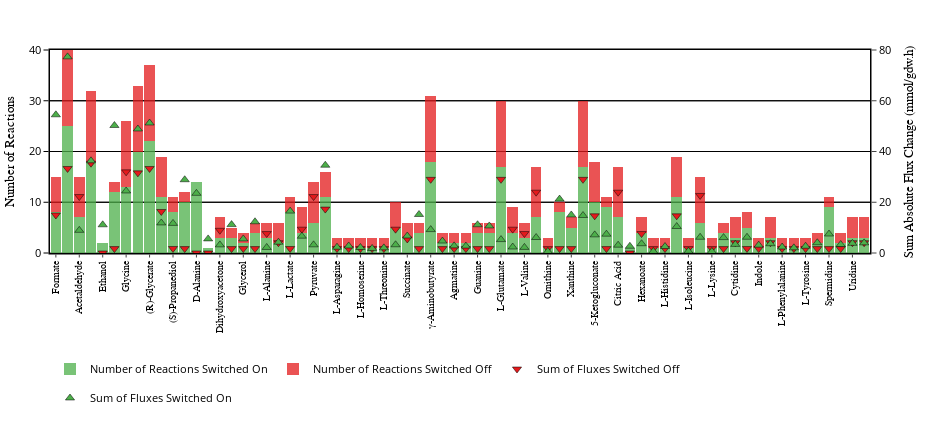
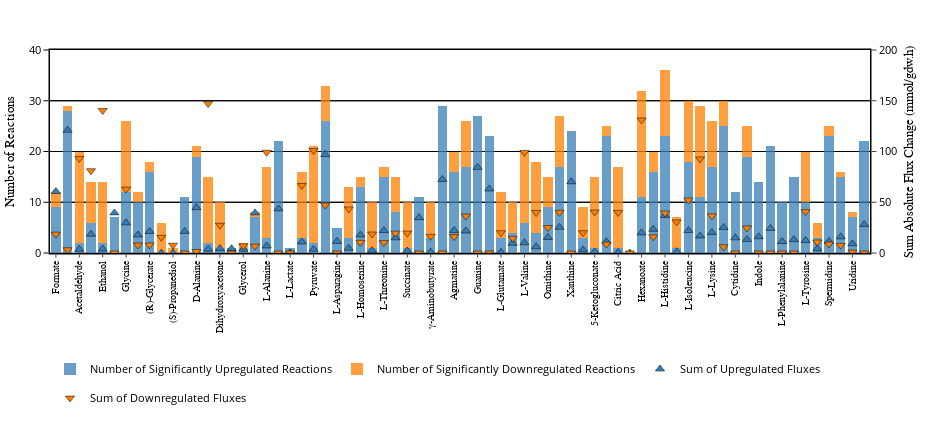

The notebook cell saved with these charts, in order:
### Code cell
on_trace = go.Bar(x=metabolite_order, y=on_df.count().values,
                  name='Number of Reactions Switched On', 
                  marker=dict(color='#4DAF4A', line=dict(width=0, color='black')),
                  legendgroup='Switched On', showlegend=True, orientation='v', width=0.9, opacity=0.75)
off_trace = go.Bar(x=metabolite_order, y=off_df.count().values,
                   name='Number of Reactions Switched Off', marker=dict(color='#E41A1C', line=dict(width=0, color='black')),
                   legendgroup='Switched Off', showlegend=True, orientation='v', width=0.9, opacity=0.75)
on_flux_trace = go.Scatter(x=metabolite_order,y=on_df.sum().values,name='Sum of Fluxes Switched On',yaxis='y2',mode='markers',
                           marker_color=cl.scales['5']['qual']['Set1'][2], marker=dict(size=8, symbol='triangle-up',
                                                                                       line=dict(width=0.5, color='black')))
off_flux_trace = go.Scatter(x=metabolite_order,y=off_df.sum().values,name='Sum of Fluxes Switched Off',yaxis='y2',mode='markers',
                            marker_color=cl.scales['5']['qual']['Set1'][0], marker=dict(size=8, symbol='triangle-down',
                                                                                        line=dict(width=0.5, color='black')))

layout = go.Layout(height=425, width=950, barmode='stack', margin=dict(l=50, t=50), 
                   showlegend=True, legend=dict(orientation='h', x=0, y=-0.5, font=dict(size=11.38, color='black')),
                   xaxis=dict(showline=True, linewidth=1.5, linecolor='black', mirror=True, ticks='outside', ticklen=3, 
                              tickfont=dict(size=9.75, family='Arial', color='black'), tickangle=-90, side='bottom', 
                              range=(-0.5,69.5)),
                   yaxis=dict(title='Number of Reactions', titlefont=dict(family='Arial', size=13, color='black'),
                              showline=True, linewidth=1.5, linecolor='black', ticks='outside', range=(0,40), 
                              tickcolor='black', gridcolor='black', tickfont=dict(size=11.38, color='black'),mirror=False),
                  yaxis2=dict(title='Sum Absolute Flux Change (mmol/gdw.h)', anchor='x', overlaying='y', linewidth=1.5, linecolor='black',
                              titlefont=dict(family='Arial', size=13, color='black'), showline=True, ticks='outside',
                              range=(0,80), tickfont=dict(size=11.38, color='black'), gridcolor='black', mirror=False,
                              side='right'))
fig_on_off = go.Figure(data=[on_trace,off_trace,off_flux_trace, on_flux_trace],layout=layout)


trace_list=[]
upreg_trace = go.Bar(x=metabolite_order, y=significantly_upregulated_df.count().values,
                     name='Number of Significantly Upregulated Reactions', marker_color=cl.scales['5']['qual']['Set1'][1],
                     legendgroup='Number of Significantly Upregulated Reactions', 
                     showlegend=True, orientation='v', width=0.8, opacity=0.75)

downreg_trace = go.Bar(x=metabolite_order, y=significantly_downregulated_df.count().values,
                       name='Number of Significantly Downregulated Reactions', marker_color=cl.scales['5']['qual']['Set1'][4],
                       legendgroup='Number of Significantly Downregulated Reactions', 
                       showlegend=True, orientation='v', width=0.8, opacity=0.75)

upreg_flux_trace = go.Scatter(x=metabolite_order, y=significantly_upregulated_df.sum().values,
                              name='Sum of Upregulated Fluxes',yaxis='y2',mode='markers',
                              marker_color=cl.scales['5']['qual']['Set1'][1], 
                              marker=dict(size=8, symbol='triangle-up', line=dict(width=0.5, color='black')))

downreg_flux_trace = go.Scatter(x=metabolite_order, y=significantly_downregulated_df.sum().values,
                                name='Sum of Downregulated Fluxes',yaxis='y2',mode='markers',
                                marker_color=cl.scales['5']['qual']['Set1'][4], 
                                marker=dict(size=8, symbol='triangle-down', line=dict(width=0.5, color='black')))


layout = go.Layout(height=425, width=950, barmode='stack', margin=dict(l=50, t=50), 
                   showlegend=True, legend=dict(orientation='h', x=0, y=-0.5, font=dict(size=11.38, color='black')),
                   xaxis=dict(showline=True, linewidth=1.5, linecolor='black', mirror=True, ticks='outside', ticklen=3, 
                              tickfont=dict(size=9.75, family='Arial', color='black'), tickangle=-90, side='bottom', 
                              range=(-0.5,69.5)),
                   yaxis=dict(title='Number of Reactions', titlefont=dict(family='Arial', size=13, color='black'),
                              showline=True, linewidth=1.5, linecolor='black', ticks='outside', range=(0,40), 
                              tickcolor='black', gridcolor='black', tickfont=dict(size=11.38, color='black'),mirror=False),
                  yaxis2=dict(title='Sum Absolute Flux Change (mmol/gdw.h)', anchor='x', overlaying='y', linewidth=1.5, linecolor='black',
                              titlefont=dict(family='Arial', size=13, color='black'), showline=True, ticks='outside',
                              range=(0,200), tickfont=dict(size=11.38, color='black'), gridcolor='black', mirror=False,
                              side='right'))

fig_upregulated_downregulated = go.Figure(data=[upreg_trace,downreg_trace,upreg_flux_trace,downreg_flux_trace],layout=layout)






plot(fig_on_off)
plot(fig_upregulated_downregulated)

if not os.path.exists('images'):
    os.mkdir('images')
pio.write_image(fig_on_off, 'images/no_fluxes_productwise_on_off_objB.svg')
pio.write_image(fig_upregulated_downregulated, 'images/no_fluxes_productwise_upreg_downreg_objB.svg')

### Figure 1 — Plotly figure (JSON) as saved in the notebook; plotly's stock layout.template omitted (floating-point values rounded to 4 significant figures)
{"data": [{"legendgroup": "Switched On", "marker": {"color": "#4DAF4A", "line": {"color": "black", "width": 0}}, "name": "Number of Reactions Switched On", "opacity": 0.75, "orientation": "v", "showlegend": true, "type": "bar", "width": 0.9, "x": ["Formate", "Urea", "Acetaldehyde", "Acetate", "Ethanol", "Ethanolamine", "Glycine", "Glycolate", "(R)-Glycerate", "(R)-Propanediol", "(S)-Propanediol", "3-Hydroxypropanoate", "D-Alanine", "D-Lactate", "Dihydroxyacetone", "Glyceraldehyde", "Glycerol", "Glycerol3-phosphate", "L-Alanine", "L-Cysteine", "L-Lactate", "L-Serine", "Pyruvate", "Allantoin", "L-Asparagine", "L-Aspartate", "L-Homoserine", "L-Malate", "L-Threonine", "Putrescine", "Succinate", "Uracil", "γ-Aminobutyrate", "Adenine", "Agmatine", "Cadaverine", "Guanine", "Hypoxanthine", "L-Glutamate", "L-Proline", "L-Valine", "O-Acetyl-L-serine", "Ornithine", "Thymine", "Xanthine", "α-Ketoglutarate", "5-Ketogluconate", "5-Methylthioribose", "Citric Acid", "D-Gluconic Acid", "Hexanoate", "L-Arginine", "L-Histidine", "L-Idonic Acid", "L-Isoleucine", "L-Leucine", "L-Lysine", "Adenosine", "Cytidine", "Glutathione", "Indole", "Inosine", "L-Phenylalanine", "L-Tryptophan", "L-Tyrosine", "Quinate", "Spermidine", "Thymidine", "Uridine", "Xanthosine"], "y": [8, 25, 7, 18, 2, 12, 13, 20, 22, 11, 8, 10, 14, 1, 3, 3, 2, 4, 3, 2, 8, 4, 6, 11, 1, 1, 1, 1, 1, 5, 3, 4, 18, 2, 2, 2, 4, 4, 17, 4, 3, 7, 1, 8, 5, 17, 10, 9, 7, 1, 4, 1, 1, 11, 1, 6, 1, 4, 3, 5, 1, 3, 1, 1, 1, 2, 9, 2, 3, 3]}, {"legendgroup": "Switched Off", "marker": {"color": "#E41A1C", "line": {"color": "black", "width": 0}}, "name": "Number of Reactions Switched Off", "opacity": 0.75, "orientation": "v", "showlegend": true, "type": "bar", "width": 0.9, "x": ["Formate", "Urea", "Acetaldehyde", "Acetate", "Ethanol", "Ethanolamine", "Glycine", "Glycolate", "(R)-Glycerate", "(R)-Propanediol", "(S)-Propanediol", "3-Hydroxypropanoate", "D-Alanine", "D-Lactate", "Dihydroxyacetone", "Glyceraldehyde", "Glycerol", "Glycerol3-phosphate", "L-Alanine", "L-Cysteine", "L-Lactate", "L-Serine", "Pyruvate", "Allantoin", "L-Asparagine", "L-Aspartate", "L-Homoserine", "L-Malate", "L-Threonine", "Putrescine", "Succinate", "Uracil", "γ-Aminobutyrate", "Adenine", "Agmatine", "Cadaverine", "Guanine", "Hypoxanthine", "L-Glutamate", "L-Proline", "L-Valine", "O-Acetyl-L-serine", "Ornithine", "Thymine", "Xanthine", "α-Ketoglutarate", "5-Ketogluconate", "5-Methylthioribose", "Citric Acid", "D-Gluconic Acid", "Hexanoate", "L-Arginine", "L-Histidine", "L-Idonic Acid", "L-Isoleucine", "L-Leucine", "L-Lysine", "Adenosine", "Cytidine", "Glutathione", "Indole", "Inosine", "L-Phenylalanine", "L-Tryptophan", "L-Tyrosine", "Quinate", "Spermidine", "Thymidine", "Uridine", "Xanthosine"], "y": [7, 15, 8, 14, 0, 2, 13, 13, 15, 8, 3, 2, 0, 0, 4, 2, 2, 2, 3, 4, 3, 5, 8, 5, 2, 2, 2, 2, 2, 5, 3, 2, 13, 2, 2, 2, 2, 2, 13, 5, 3, 10, 2, 2, 2, 13, 8, 2, 10, 0, 3, 2, 2, 8, 2, 9, 2, 2, 4, 3, 2, 4, 2, 2, 2, 2, 2, 2, 4, 4]}, {"marker": {"color": "rgb(228,26,28)", "line": {"color": "black", "width": 0.5}, "size": 8, "symbol": "triangle-down"}, "mode": "markers", "name": "Sum of Fluxes Switched Off", "type": "scatter", "x": ["Formate", "Urea", "Acetaldehyde", "Acetate", "Ethanol", "Ethanolamine", "Glycine", "Glycolate", "(R)-Glycerate", "(R)-Propanediol", "(S)-Propanediol", "3-Hydroxypropanoate", "D-Alanine", "D-Lactate", "Dihydroxyacetone", "Glyceraldehyde", "Glycerol", "Glycerol3-phosphate", "L-Alanine", "L-Cysteine", "L-Lactate", "L-Serine", "Pyruvate", "Allantoin", "L-Asparagine", "L-Aspartate", "L-Homoserine", "L-Malate", "L-Threonine", "Putrescine", "Succinate", "Uracil", "γ-Aminobutyrate", "Adenine", "Agmatine", "Cadaverine", "Guanine", "Hypoxanthine", "L-Glutamate", "L-Proline", "L-Valine", "O-Acetyl-L-serine", "Ornithine", "Thymine", "Xanthine", "α-Ketoglutarate", "5-Ketogluconate", "5-Methylthioribose", "Citric Acid", "D-Gluconic Acid", "Hexanoate", "L-Arginine", "L-Histidine", "L-Idonic Acid", "L-Isoleucine", "L-Leucine", "L-Lysine", "Adenosine", "Cytidine", "Glutathione", "Indole", "Inosine", "L-Phenylalanine", "L-Tryptophan", "L-Tyrosine", "Quinate", "Spermidine", "Thymidine", "Uridine", "Xanthosine"], "y": [14.97, 33.31, 22.24, 35.38, 0, 1.731, 31.99, 31.58, 33.31, 16.36, 1.784, 1.731, 0, 0, 8.951, 1.731, 1.731, 1.731, 7.657, 4.064, 1.784, 9.388, 22.24, 17.3, 1.731, 1.731, 1.731, 1.731, 1.731, 9.388, 5.533, 1.731, 29.03, 1.731, 1.731, 1.731, 1.731, 1.731, 29.03, 9.388, 7.657, 23.97, 1.731, 1.731, 1.731, 29.03, 14.66, 1.731, 23.97, 0, 7.657, 1.731, 1.731, 14.66, 1.731, 22.67, 1.731, 1.731, 4.064, 1.784, 1.731, 4.064, 1.731, 1.731, 1.731, 1.731, 1.731, 1.731, 4.064, 4.064], "yaxis": "y2"}, {"marker": {"color": "rgb(77,175,74)", "line": {"color": "black", "width": 0.5}, "size": 8, "symbol": "triangle-up"}, "mode": "markers", "name": "Sum of Fluxes Switched On", "type": "scatter", "x": ["Formate", "Urea", "Acetaldehyde", "Acetate", "Ethanol", "Ethanolamine", "Glycine", "Glycolate", "(R)-Glycerate", "(R)-Propanediol", "(S)-Propanediol", "3-Hydroxypropanoate", "D-Alanine", "D-Lactate", "Dihydroxyacetone", "Glyceraldehyde", "Glycerol", "Glycerol3-phosphate", "L-Alanine", "L-Cysteine", "L-Lactate", "L-Serine", "Pyruvate", "Allantoin", "L-Asparagine", "L-Aspartate", "L-Homoserine", "L-Malate", "L-Threonine", "Putrescine", "Succinate", "Uracil", "γ-Aminobutyrate", "Adenine", "Agmatine", "Cadaverine", "Guanine", "Hypoxanthine", "L-Glutamate", "L-Proline", "L-Valine", "O-Acetyl-L-serine", "Ornithine", "Thymine", "Xanthine", "α-Ketoglutarate", "5-Ketogluconate", "5-Methylthioribose", "Citric Acid", "D-Gluconic Acid", "Hexanoate", "L-Arginine", "L-Histidine", "L-Idonic Acid", "L-Isoleucine", "L-Leucine", "L-Lysine", "Adenosine", "Cytidine", "Glutathione", "Indole", "Inosine", "L-Phenylalanine", "L-Tryptophan", "L-Tyrosine", "Quinate", "Spermidine", "Thymidine", "Uridine", "Xanthosine"], "y": [54.46, 77.29, 8.933, 36.33, 11.11, 50.24, 24.44, 48.88, 51.23, 11.85, 11.67, 28.87, 23.52, 5.556, 3.207, 11.2, 5.549, 12.31, 2.191, 4.261, 16.51, 6.622, 3.214, 34.59, 2.293, 2.768, 2.164, 1.8, 2.023, 3.238, 6.708, 15.18, 9.22, 4.701, 2.809, 2.733, 11.14, 10.66, 5.285, 2.365, 2.214, 6.105, 0.6239, 21.25, 14.99, 14.78, 7.143, 7.416, 3.076, 2.659, 3.652, 0.6403, 2.551, 10.44, 0.7263, 6.199, 0.5995, 6.078, 3.397, 6.201, 3.102, 3.64, 2.359, 2.037, 2.671, 4.04, 7.477, 3.348, 3.809, 3.99], "yaxis": "y2"}], "layout": {"barmode": "stack", "height": 425, "legend": {"font": {"color": "black", "size": 11.38}, "orientation": "h", "x": 0, "y": -0.5}, "margin": {"l": 50, "t": 50}, "showlegend": true, "width": 950, "xaxis": {"linecolor": "black", "linewidth": 1.5, "mirror": true, "range": [-0.5, 69.5], "showline": true, "side": "bottom", "tickangle": -90, "tickfont": {"color": "black", "family": "Arial", "size": 9.75}, "ticklen": 3, "ticks": "outside"}, "yaxis": {"gridcolor": "black", "linecolor": "black", "linewidth": 1.5, "mirror": false, "range": [0, 40], "showline": true, "tickcolor": "black", "tickfont": {"color": "black", "size": 11.38}, "ticks": "outside", "title": {"font": {"color": "black", "family": "Arial", "size": 13}, "text": "Number of Reactions"}}, "yaxis2": {"anchor": "x", "gridcolor": "black", "linecolor": "black", "linewidth": 1.5, "mirror": false, "overlaying": "y", "range": [0, 80], "showline": true, "side": "right", "tickfont": {"color": "black", "size": 11.38}, "ticks": "outside", "title": {"font": {"color": "black", "family": "Arial", "size": 13}, "text": "Sum Absolute Flux Change (mmol/gdw.h)"}}}}

### Figure 2 — Plotly figure (JSON) as saved in the notebook; plotly's stock layout.template omitted (floating-point values rounded to 4 significant figures)
{"data": [{"legendgroup": "Number of Significantly Upregulated Reactions", "marker": {"color": "rgb(55,126,184)"}, "name": "Number of Significantly Upregulated Reactions", "opacity": 0.75, "orientation": "v", "showlegend": true, "type": "bar", "width": 0.8, "x": ["Formate", "Urea", "Acetaldehyde", "Acetate", "Ethanol", "Ethanolamine", "Glycine", "Glycolate", "(R)-Glycerate", "(R)-Propanediol", "(S)-Propanediol", "3-Hydroxypropanoate", "D-Alanine", "D-Lactate", "Dihydroxyacetone", "Glyceraldehyde", "Glycerol", "Glycerol3-phosphate", "L-Alanine", "L-Cysteine", "L-Lactate", "L-Serine", "Pyruvate", "Allantoin", "L-Asparagine", "L-Aspartate", "L-Homoserine", "L-Malate", "L-Threonine", "Putrescine", "Succinate", "Uracil", "γ-Aminobutyrate", "Adenine", "Agmatine", "Cadaverine", "Guanine", "Hypoxanthine", "L-Glutamate", "L-Proline", "L-Valine", "O-Acetyl-L-serine", "Ornithine", "Thymine", "Xanthine", "α-Ketoglutarate", "5-Ketogluconate", "5-Methylthioribose", "Citric Acid", "D-Gluconic Acid", "Hexanoate", "L-Arginine", "L-Histidine", "L-Idonic Acid", "L-Isoleucine", "L-Leucine", "L-Lysine", "Adenosine", "Cytidine", "Glutathione", "Indole", "Inosine", "L-Phenylalanine", "L-Tryptophan", "L-Tyrosine", "Quinate", "Spermidine", "Thymidine", "Uridine", "Xanthosine"], "y": [9, 28, 2, 6, 2, 7, 12, 10, 16, 0, 0, 11, 19, 2, 1, 1, 1, 7, 3, 22, 1, 3, 2, 26, 5, 3, 13, 1, 15, 8, 1, 11, 3, 29, 16, 17, 27, 23, 3, 4, 6, 4, 9, 17, 24, 3, 1, 23, 1, 0, 11, 16, 23, 1, 18, 11, 17, 25, 12, 19, 14, 21, 10, 15, 10, 3, 23, 15, 7, 22]}, {"legendgroup": "Number of Significantly Downregulated Reactions", "marker": {"color": "rgb(255,127,0)"}, "name": "Number of Significantly Downregulated Reactions", "opacity": 0.75, "orientation": "v", "showlegend": true, "type": "bar", "width": 0.8, "x": ["Formate", "Urea", "Acetaldehyde", "Acetate", "Ethanol", "Ethanolamine", "Glycine", "Glycolate", "(R)-Glycerate", "(R)-Propanediol", "(S)-Propanediol", "3-Hydroxypropanoate", "D-Alanine", "D-Lactate", "Dihydroxyacetone", "Glyceraldehyde", "Glycerol", "Glycerol3-phosphate", "L-Alanine", "L-Cysteine", "L-Lactate", "L-Serine", "Pyruvate", "Allantoin", "L-Asparagine", "L-Aspartate", "L-Homoserine", "L-Malate", "L-Threonine", "Putrescine", "Succinate", "Uracil", "γ-Aminobutyrate", "Adenine", "Agmatine", "Cadaverine", "Guanine", "Hypoxanthine", "L-Glutamate", "L-Proline", "L-Valine", "O-Acetyl-L-serine", "Ornithine", "Thymine", "Xanthine", "α-Ketoglutarate", "5-Ketogluconate", "5-Methylthioribose", "Citric Acid", "D-Gluconic Acid", "Hexanoate", "L-Arginine", "L-Histidine", "L-Idonic Acid", "L-Isoleucine", "L-Leucine", "L-Lysine", "Adenosine", "Cytidine", "Glutathione", "Indole", "Inosine", "L-Phenylalanine", "L-Tryptophan", "L-Tyrosine", "Quinate", "Spermidine", "Thymidine", "Uridine", "Xanthosine"], "y": [3, 1, 18, 8, 12, 0, 14, 2, 2, 6, 1, 0, 2, 13, 9, 0, 1, 1, 14, 0, 0, 13, 19, 7, 0, 10, 2, 9, 2, 7, 9, 0, 7, 0, 4, 9, 0, 0, 9, 6, 14, 14, 6, 10, 0, 6, 14, 2, 16, 0, 21, 4, 13, 6, 12, 18, 9, 5, 0, 6, 0, 0, 0, 0, 10, 3, 2, 1, 1, 0]}, {"marker": {"color": "rgb(55,126,184)", "line": {"color": "black", "width": 0.5}, "size": 8, "symbol": "triangle-up"}, "mode": "markers", "name": "Sum of Upregulated Fluxes", "type": "scatter", "x": ["Formate", "Urea", "Acetaldehyde", "Acetate", "Ethanol", "Ethanolamine", "Glycine", "Glycolate", "(R)-Glycerate", "(R)-Propanediol", "(S)-Propanediol", "3-Hydroxypropanoate", "D-Alanine", "D-Lactate", "Dihydroxyacetone", "Glyceraldehyde", "Glycerol", "Glycerol3-phosphate", "L-Alanine", "L-Cysteine", "L-Lactate", "L-Serine", "Pyruvate", "Allantoin", "L-Asparagine", "L-Aspartate", "L-Homoserine", "L-Malate", "L-Threonine", "Putrescine", "Succinate", "Uracil", "γ-Aminobutyrate", "Adenine", "Agmatine", "Cadaverine", "Guanine", "Hypoxanthine", "L-Glutamate", "L-Proline", "L-Valine", "O-Acetyl-L-serine", "Ornithine", "Thymine", "Xanthine", "α-Ketoglutarate", "5-Ketogluconate", "5-Methylthioribose", "Citric Acid", "D-Gluconic Acid", "Hexanoate", "L-Arginine", "L-Histidine", "L-Idonic Acid", "L-Isoleucine", "L-Leucine", "L-Lysine", "Adenosine", "Cytidine", "Glutathione", "Indole", "Inosine", "L-Phenylalanine", "L-Tryptophan", "L-Tyrosine", "Quinate", "Spermidine", "Thymidine", "Uridine", "Xanthosine"], "y": [60.56, 120.9, 3.684, 18.49, 3.791, 39.51, 29.73, 17.75, 21.27, 0, 0, 21.28, 44.73, 3.791, 4.305, 4.277, 3.738, 39.51, 6.906, 43.5, 0.1351, 10.92, 3.664, 96.96, 11.44, 4.648, 17.72, 2.272, 22.1, 14.99, 2.003, 34.81, 0.7974, 72.44, 22.15, 21.73, 84.37, 63.12, 0.7528, 9.538, 10.04, 6.135, 15.29, 25.32, 70.19, 3.1, 1.052, 11.18, 0.6234, 0, 19.81, 23.43, 36.97, 1.308, 22.09, 16.83, 20.08, 25.18, 14.95, 13.38, 16.01, 24.25, 11.34, 13.17, 12.3, 4.071, 11.33, 15.86, 9.07, 27.96], "yaxis": "y2"}, {"marker": {"color": "rgb(255,127,0)", "line": {"color": "black", "width": 0.5}, "size": 8, "symbol": "triangle-down"}, "mode": "markers", "name": "Sum of Downregulated Fluxes", "type": "scatter", "x": ["Formate", "Urea", "Acetaldehyde", "Acetate", "Ethanol", "Ethanolamine", "Glycine", "Glycolate", "(R)-Glycerate", "(R)-Propanediol", "(S)-Propanediol", "3-Hydroxypropanoate", "D-Alanine", "D-Lactate", "Dihydroxyacetone", "Glyceraldehyde", "Glycerol", "Glycerol3-phosphate", "L-Alanine", "L-Cysteine", "L-Lactate", "L-Serine", "Pyruvate", "Allantoin", "L-Asparagine", "L-Aspartate", "L-Homoserine", "L-Malate", "L-Threonine", "Putrescine", "Succinate", "Uracil", "γ-Aminobutyrate", "Adenine", "Agmatine", "Cadaverine", "Guanine", "Hypoxanthine", "L-Glutamate", "L-Proline", "L-Valine", "O-Acetyl-L-serine", "Ornithine", "Thymine", "Xanthine", "α-Ketoglutarate", "5-Ketogluconate", "5-Methylthioribose", "Citric Acid", "D-Gluconic Acid", "Hexanoate", "L-Arginine", "L-Histidine", "L-Idonic Acid", "L-Isoleucine", "L-Leucine", "L-Lysine", "Adenosine", "Cytidine", "Glutathione", "Indole", "Inosine", "L-Phenylalanine", "L-Tryptophan", "L-Tyrosine", "Quinate", "Spermidine", "Thymidine", "Uridine", "Xanthosine"], "y": [18.61, 3.22, 93.24, 81.07, 140.4, 0, 63.04, 7.94, 7.943, 15.46, 7.633, 0, 1.507, 147.2, 27.32, 0, 7.089, 6.774, 99.24, 0, 0, 66.54, 101.0, 47.17, 0, 43.42, 10.54, 18.7, 10.25, 19.58, 19.65, 0, 16.4, 0, 16.19, 36.38, 0, 0, 20.01, 14.52, 99.09, 39.92, 25.12, 40.09, 0, 20.03, 40.46, 8.822, 39.95, 0, 131.1, 15.91, 39.44, 30.68, 52.13, 92.7, 36.61, 6.122, 0, 24.75, 0, 0, 0, 0, 40.78, 10.82, 8.819, 7.546, 1.019, 0], "yaxis": "y2"}], "layout": {"barmode": "stack", "height": 425, "legend": {"font": {"color": "black", "size": 11.38}, "orientation": "h", "x": 0, "y": -0.5}, "margin": {"l": 50, "t": 50}, "showlegend": true, "width": 950, "xaxis": {"linecolor": "black", "linewidth": 1.5, "mirror": true, "range": [-0.5, 69.5], "showline": true, "side": "bottom", "tickangle": -90, "tickfont": {"color": "black", "family": "Arial", "size": 9.75}, "ticklen": 3, "ticks": "outside"}, "yaxis": {"gridcolor": "black", "linecolor": "black", "linewidth": 1.5, "mirror": false, "range": [0, 40], "showline": true, "tickcolor": "black", "tickfont": {"color": "black", "size": 11.38}, "ticks": "outside", "title": {"font": {"color": "black", "family": "Arial", "size": 13}, "text": "Number of Reactions"}}, "yaxis2": {"anchor": "x", "gridcolor": "black", "linecolor": "black", "linewidth": 1.5, "mirror": false, "overlaying": "y", "range": [0, 200], "showline": true, "side": "right", "tickfont": {"color": "black", "size": 11.38}, "ticks": "outside", "title": {"font": {"color": "black", "family": "Arial", "size": 13}, "text": "Sum Absolute Flux Change (mmol/gdw.h)"}}}}
